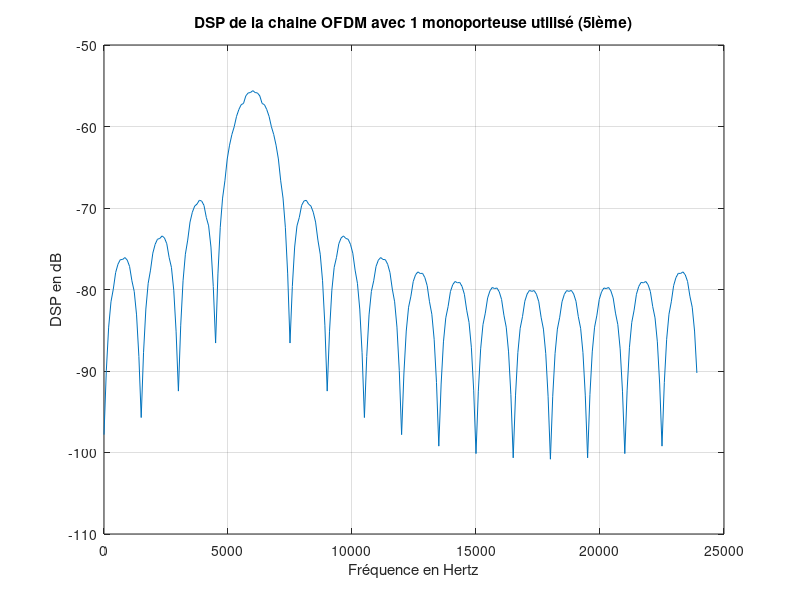
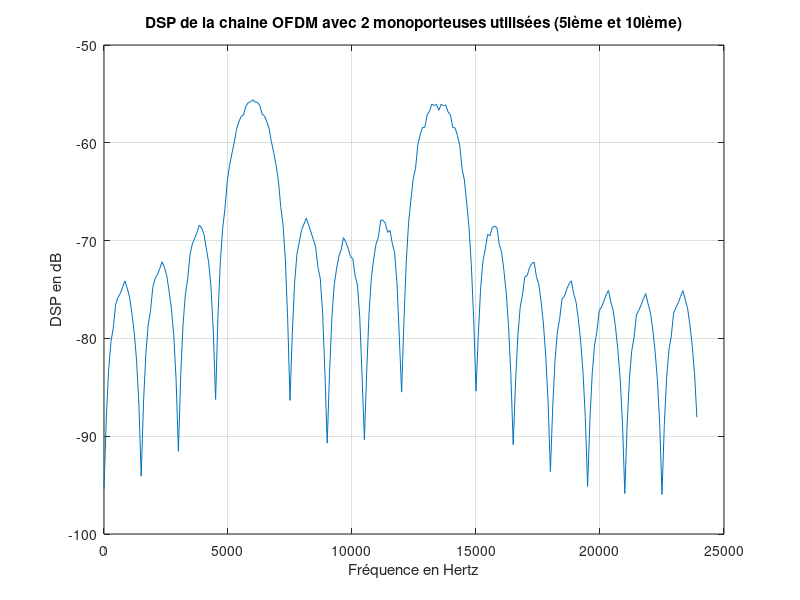
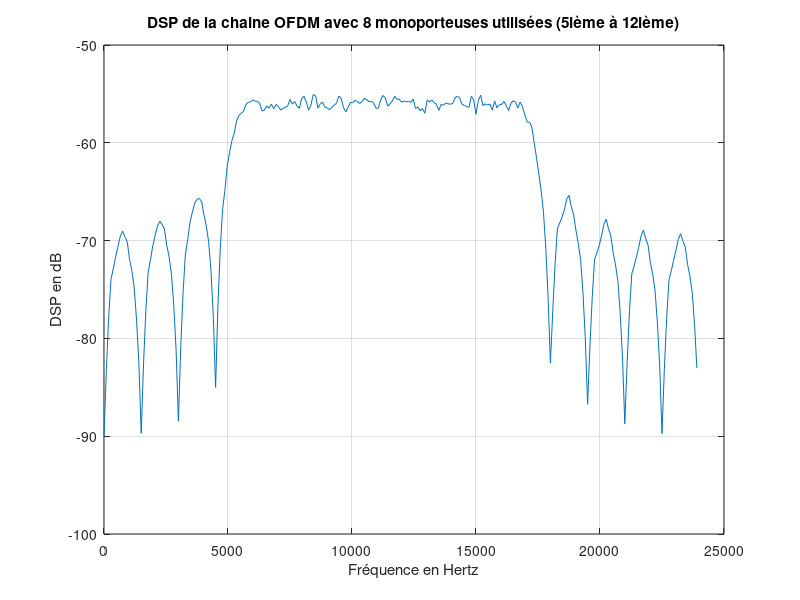

Recreate these plots in MATLAB, in order.
clear all;
close all;

% =================================================================
% =                                                               =
% = 2 Implantation de la chaine de transmission OFDM sans canal   =
% =                                                               =
% = Dans un premier on va vérifier la bonne implantation de notre =
% = chaine de transmission en observant les différentes DSP       =
% = suivant le nombre de monoporteuses non nulles.                =
% =                                                               =
% = On valide ensuite notre chaine OFDM par le calcul du TEB = 0! =
% =                                                               =
% =================================================================

% Mapping BPSK (moyenne nulle et variance 1) :
% 1 -->  1V
% 0 --> -1V

% Paramètres :
n = 10000;          % nb de bits à transmettre
Fe = 24000;         % (Hz) Fréquences d'échantillonages

% Paramètres des monoporteuses
Ts = 10;            % durée symbole en monoporteuse
Fs = 1/Ts;          % fréquence symbole en monoporteuse
M = 2;              % modulation

% Paramètres de la chaine de transmission OFDM
N = 16;             % nb porteuses
Ts_OFDM = N*Ts;     % durée symbole OFDM
R_OFMD = 1/Ts_OFDM; % débit sortie OFDM



% 2.1 Emission
% On génère ici le signal OFDM avec un nombre différent de monoporteuses
% utilisées

% Génération des bits / de l'information
bits = randi([0 1],1,n);

% Création des symboles
symboles = 2*bits - 1;  % Mapping BPSK | 1 --> +1V | 0 --> -1V |

% Division de l'information en N Monoporteuse
symboles_OFDM = reshape(symboles, N, n/N);  % N lignes = N monoporteuses 



% 1 seule porteuse utilisée sur 16
%
% On met donc 1 seule porteuse avec de l'information = 1 lignes 
% et les N - 1 autres lignes = 0

% La 5ième monoporteuses est utilisée ici
OFDM_1_porteuse = symboles_OFDM;
OFDM_1_porteuse(1:4,:) = 0;    % 4 premières monoporteuses = 0
OFDM_1_porteuse(6:end,:) = 0;  % 6 à la fin des monoporteuses = 0

% on passe en mode temporel avec ifft pour générer le signal OFDM
signal_OFDM_1_porteuse = ifft(OFDM_1_porteuse);

% on reforme le signal pour le transmettre en vecteur ligne
signal_OFDM_1_porteuse = reshape(signal_OFDM_1_porteuse,1,n);

% Calcul de la DSP
[DSP_1_porteuse, f] = pwelch(signal_OFDM_1_porteuse,[],[],[],Fe,"twosided");

% Affichage de la DSP
figure(1)
plot(f, 10*log10(DSP_1_porteuse)); % On met la DSP en dB
title("DSP de la chaine OFDM avec 1 monoporteuse utilisé (5ième)");
xlabel("Fréquence en Hertz")
ylabel("DSP en dB");
grid on;


% 2 porteuses utilisées sur 16
%
% On met donc 2 porteuses avec de l'information = 2 lignes
% et les N - 2 autres lignes = 0

% Les 5ième et 10ième monoporteuses sont utilisées ici
OFDM_2_porteuses = symboles_OFDM;
OFDM_2_porteuses(1:4,:) = 0;    % 4 premières monoporteuses = 0
OFDM_2_porteuses(6:9,:) = 0;    % 6 à 9 monoporteuses = 0
OFDM_2_porteuses(11:end,:) = 0; % 11 à la fin des monoporteuses = 0

% on passe en mode temporel avec ifft pour générer le signal OFDM
signal_OFDM_2_porteuses = ifft(OFDM_2_porteuses);

% on reforme le signal à transmettre / recu
signal_OFDM_2_porteuses = reshape(signal_OFDM_2_porteuses,1,n);

% Calcul de la DSP
[DSP_2_porteuses, f] = pwelch(signal_OFDM_2_porteuses,[],[],[],Fe,"twosided");

% Affichage de la DSP
figure(2)
plot(f, 10*log10(DSP_2_porteuses)); % On met la DSP en dB
title("DSP de la chaine OFDM avec 2 monoporteuses utilisées (5ième et 10ième)");
xlabel("Fréquence en Hertz")
ylabel("DSP en dB");
grid on;


% Les 8 porteuses centrales sont utilisées (4 nulles - 8 utiles - 4 nulles)
%
% On met donc 8 porteuses avec de l'information = 8 lignes
% et les N - 8 autres lignes = 0

% Les 8 monoporteuses centrales sont utilisées ici
OFDM_8_porteuses = symboles_OFDM;
OFDM_8_porteuses(1:4,:) = 0;    % 4 premières monoporteuses = 0
OFDM_8_porteuses(13:end,:) = 0; % 13 à la fin des monoporteuses = 0

% on passe en mode temporel avec ifft pour générer le signal OFDM
signal_OFDM_8_porteuses = ifft(OFDM_8_porteuses);

% on reforme le signal à transmettre / recu
signal_OFDM_8_porteuses = reshape(signal_OFDM_8_porteuses,1,n);

% Calcul de la DSP
[DSP_8_porteuses, f] = pwelch(signal_OFDM_8_porteuses,[],[],[],Fe,"twosided");

% Affichage de la DSP
figure(3)
plot(f, 10*log10(DSP_8_porteuses)); % On met la DSP en dB
title("DSP de la chaine OFDM avec 8 monoporteuses utilisées (5ième à 12ième)");
xlabel("Fréquence en Hertz")
ylabel("DSP en dB");
grid on;


